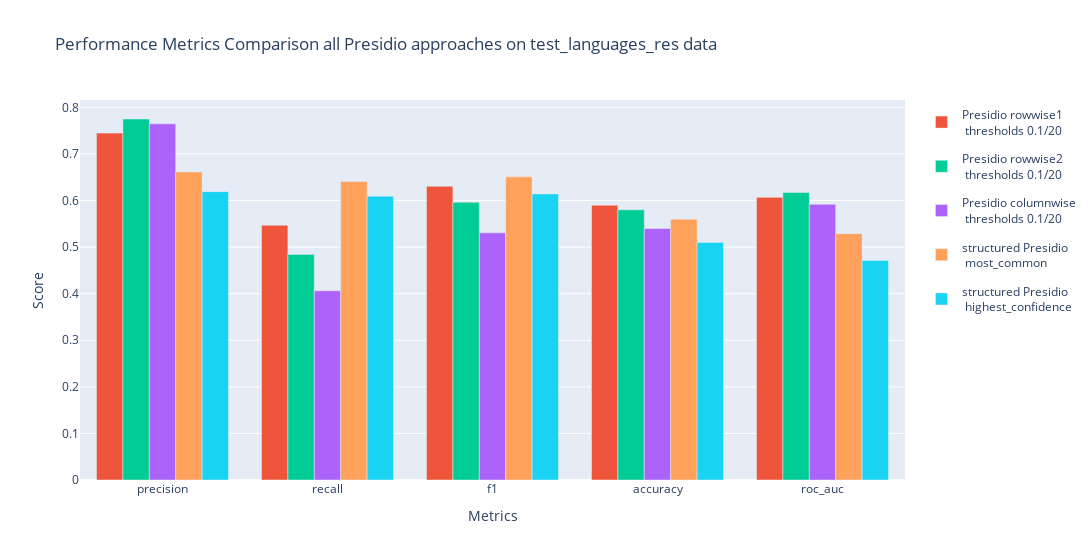
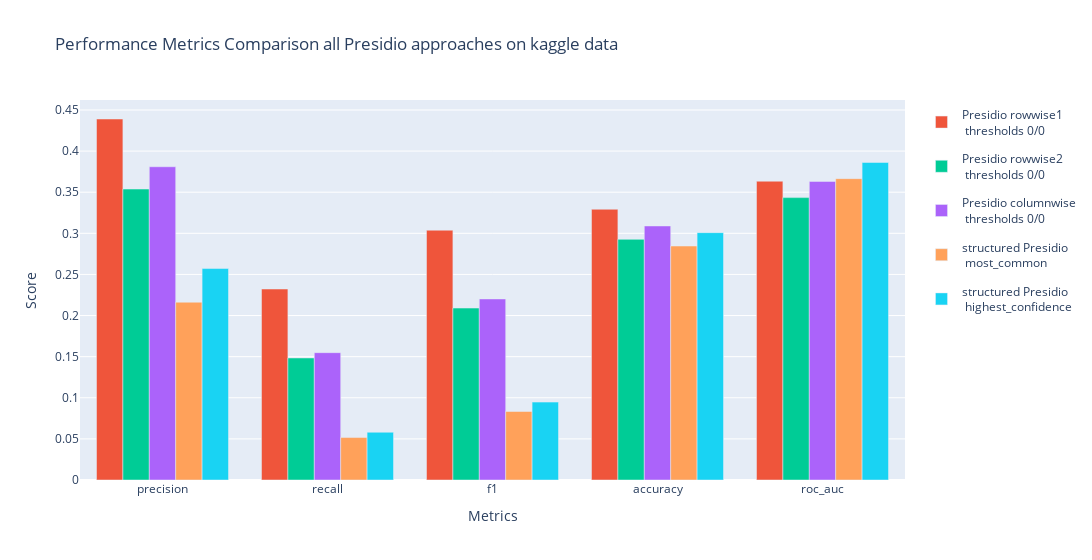

The notebook cell these images were saved under, in order:
### Code cell
visualize_results([df_rowwise1_lan, df_rowwise2_lan, df_columnwise_lan], lan_data, lan_data_labels, "test_languages_res", "0.1", "20")
visualize_results([df_rowwise1_kaggle, df_rowwise2_kaggle, df_columnwise_kaggle], kaggle_data, kaggle_data_labels, "kaggle", "0", "0")
visualize_results([df_rowwise1_openml, df_rowwise2_openml, df_columnwise_openml], openml_data, openml_data_labels, "openml", "0.1", "50")
visualize_results([df_rowwise1_openml_2, df_rowwise2_openml_2, df_columnwise_openml_2], openml_2_data, openml_2_data_labels, "openml_2", "0.1", "50")
visualize_results([df_rowwise1_medical, df_rowwise2_medical, df_columnwise_medical], medical_data, medical_data_labels, "medical", "0", "0", medical=True)

### Figure 1 — Plotly figure (JSON) as saved in the notebook; plotly's stock layout.template omitted (floating-point values rounded to 4 significant figures)
{"data": [{"legendgroup": "rowwise1", "marker": {"color": "#EF553B"}, "name": "Presidio rowwise1<br> thresholds 0.1/20", "showlegend": true, "type": "bar", "x": ["precision", "recall", "f1", "accuracy", "roc_auc"], "y": [0.7447, 0.5469, 0.6306, 0.59, 0.6068]}, {"legendgroup": "rowwise2", "marker": {"color": "#00CC96"}, "name": "Presidio rowwise2<br> thresholds 0.1/20", "showlegend": true, "type": "bar", "x": ["precision", "recall", "f1", "accuracy", "roc_auc"], "y": [0.775, 0.4844, 0.5962, 0.58, 0.6172]}, {"legendgroup": "columnwise", "marker": {"color": "#AB63FA"}, "name": "Presidio columnwise<br> thresholds 0.1/20", "showlegend": true, "type": "bar", "x": ["precision", "recall", "f1", "accuracy", "roc_auc"], "y": [0.7647, 0.4062, 0.5306, 0.54, 0.592]}, {"legendgroup": "most_common", "marker": {"color": "#FFA15A"}, "name": "structured Presidio<br> most_common", "showlegend": true, "type": "bar", "x": ["precision", "recall", "f1", "accuracy", "roc_auc"], "y": [0.6613, 0.6406, 0.6508, 0.56, 0.5286]}, {"legendgroup": "highest_confidence", "marker": {"color": "#19D3F3"}, "name": "structured Presidio<br> highest_confidence", "showlegend": true, "type": "bar", "x": ["precision", "recall", "f1", "accuracy", "roc_auc"], "y": [0.619, 0.6094, 0.6142, 0.51, 0.4714]}], "layout": {"barmode": "group", "title": {"text": "Performance Metrics Comparison all Presidio approaches on test_languages_res data"}, "width": 1200, "xaxis": {"title": {"text": "Metrics"}}, "yaxis": {"title": {"text": "Score"}}}}

### Figure 2 — Plotly figure (JSON) as saved in the notebook; plotly's stock layout.template omitted (floating-point values rounded to 4 significant figures)
{"data": [{"legendgroup": "rowwise1", "marker": {"color": "#EF553B"}, "name": "Presidio rowwise1<br> thresholds 0/0", "showlegend": true, "type": "bar", "x": ["precision", "recall", "f1", "accuracy", "roc_auc"], "y": [0.439, 0.2323, 0.3038, 0.3293, 0.3634]}, {"legendgroup": "rowwise2", "marker": {"color": "#00CC96"}, "name": "Presidio rowwise2<br> thresholds 0/0", "showlegend": true, "type": "bar", "x": ["precision", "recall", "f1", "accuracy", "roc_auc"], "y": [0.3538, 0.1484, 0.2091, 0.2927, 0.3434]}, {"legendgroup": "columnwise", "marker": {"color": "#AB63FA"}, "name": "Presidio columnwise<br> thresholds 0/0", "showlegend": true, "type": "bar", "x": ["precision", "recall", "f1", "accuracy", "roc_auc"], "y": [0.381, 0.1548, 0.2202, 0.3089, 0.3631]}, {"legendgroup": "most_common", "marker": {"color": "#FFA15A"}, "name": "structured Presidio<br> most_common", "showlegend": true, "type": "bar", "x": ["precision", "recall", "f1", "accuracy", "roc_auc"], "y": [0.2162, 0.05161, 0.08333, 0.2846, 0.3665]}, {"legendgroup": "highest_confidence", "marker": {"color": "#19D3F3"}, "name": "structured Presidio<br> highest_confidence", "showlegend": true, "type": "bar", "x": ["precision", "recall", "f1", "accuracy", "roc_auc"], "y": [0.2571, 0.05806, 0.09474, 0.3008, 0.3862]}], "layout": {"barmode": "group", "title": {"text": "Performance Metrics Comparison all Presidio approaches on kaggle data"}, "width": 1200, "xaxis": {"title": {"text": "Metrics"}}, "yaxis": {"title": {"text": "Score"}}}}
